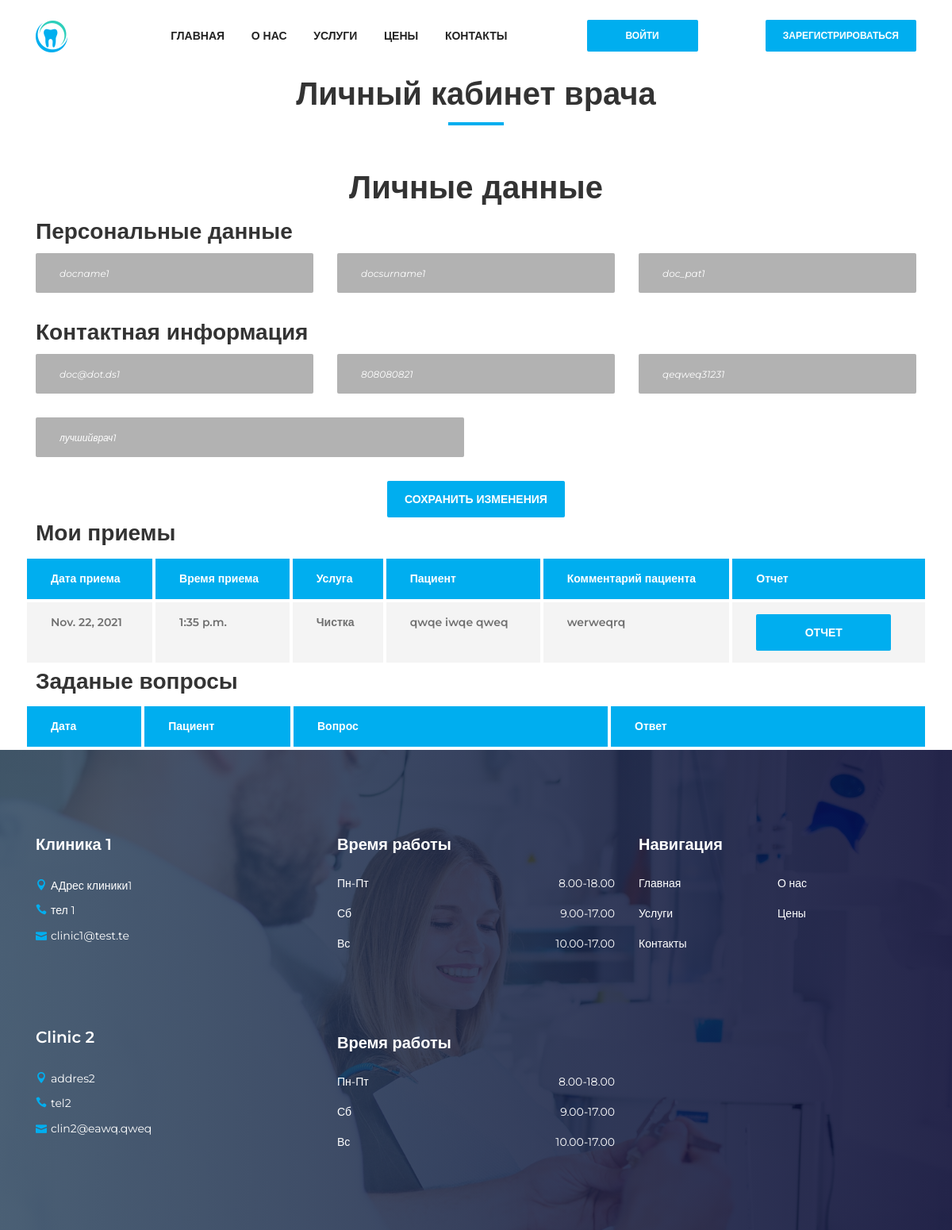
Page /cabinet/7 on the earlier database version.
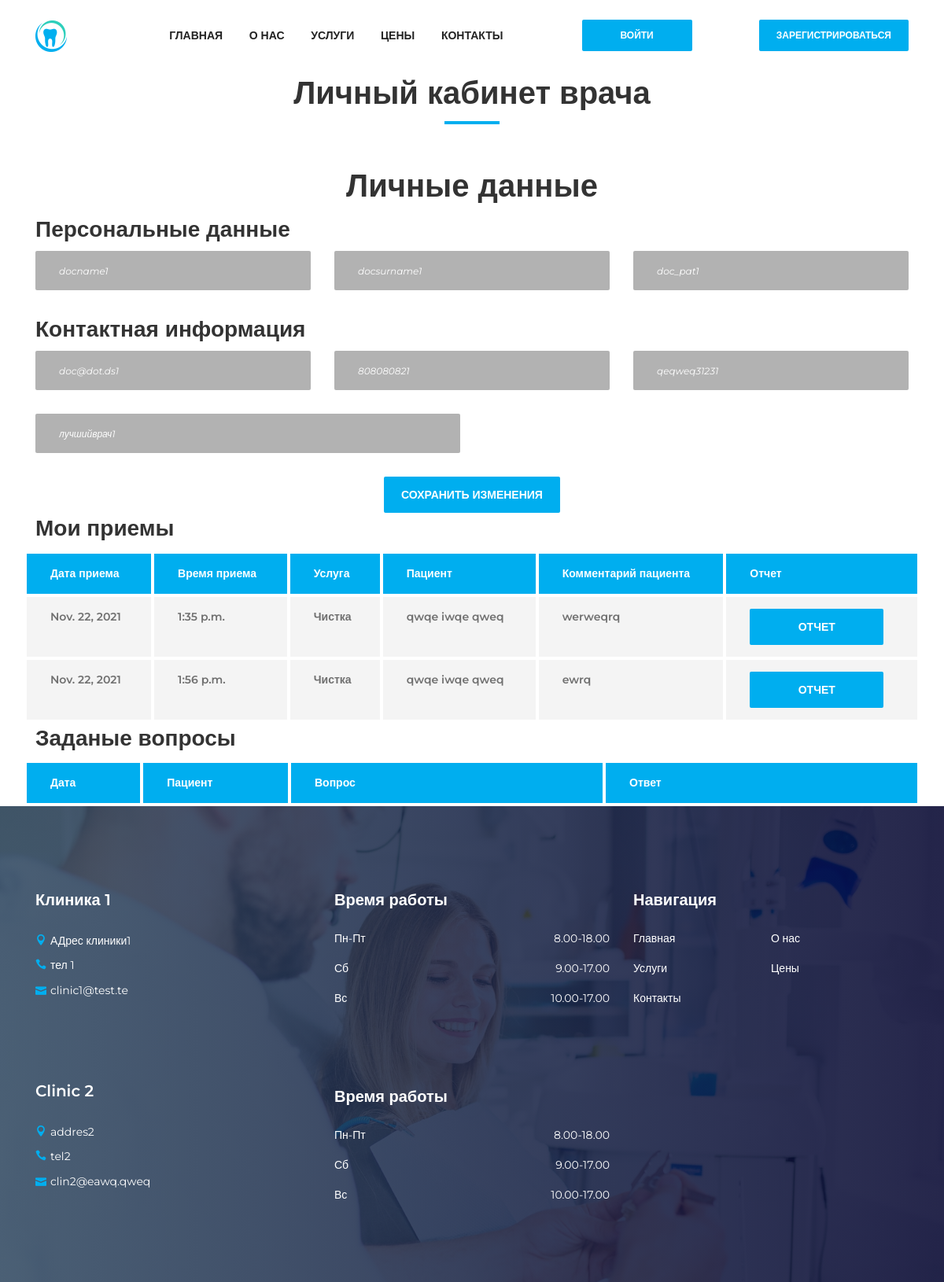
Same page on the later database version.
### website/models.py (models this page shows, shortened)
class DoctorCard(models.Model):
    user = models.OneToOneField(User,
                                on_delete=models.CASCADE)
    phone = models.CharField(max_length=32,
                             verbose_name='Номер телефона',
                             null=True,
                             blank=True)
    email = models.EmailField(verbose_name='Почта/email',
                              null=True,
                              blank=False)
    first_name = models.CharField(max_length=128,
                                  verbose_name='Имя')
    last_name = models.CharField(max_length=128,
                                 verbose_name='Фамилия')
    patronymic = models.CharField(max_length=128,
                                  verbose_name='Отчсество',
                                  null=True,
                                  blank=True)
    image = models.ImageField(upload_to='website/',
                              blank=True,
                              null=True,
                              verbose_name='Изображение')
    description = models.TextField(verbose_name='Описание')
    specialization = models.CharField(verbose_name='специалтзация',
                                      max_length=64)
    class Meta:
        verbose_name = 'Карточка врача'
        verbose_name_plural = 'Карточки врачей'

class Appointment(models.Model):
    register_date = models.DateTimeField(auto_now_add=True,
                                         editable=False,
                                         verbose_name='дата и время регистрации услуги')
    date = models.DateField(verbose_name="Дата приема")
    time = models.TimeField(verbose_name="Время приема")
    clinic = models.ForeignKey('AboutUs',
                               on_delete=models.CASCADE,
                               verbose_name='Клиника')
    service = models.ForeignKey(Service,
                                on_delete=models.CASCADE,
                                verbose_name="Услугп")
    client = models.ForeignKey(Client,
                               on_delete=models.CASCADE,
                               verbose_name='Клиент')
    doctor = models.ForeignKey(DoctorCard,
                               on_delete=models.CASCADE,
                               verbose_name='Врач')
    client_comment = models.TextField(null=True,
                                      blank=True,
                                      verbose_name='Комментарий клиента')
    report = models.TextField(null=True,
                              blank=True,
                              verbose_name='Отчет о посещении')
    class Meta:
        verbose_name = 'Визит к врачу'
        verbose_name_plural = 'Визиты к врачу'
    def appointment_report(self):
        return reverse('appoinment_report_page', kwargs={'a_id': self.id})

class Service(models.Model):
    class Meta:
        verbose_name = 'Услуга'
        verbose_name_plural = 'Услуги'
    def __str__(self):
        return self.title
    image = models.ImageField(upload_to='website/',
                              blank=True,
                              null=True,
                              verbose_name='Изображение')
    title = models.CharField(max_length=168, verbose_name='Название')
    content = models.TextField(verbose_name='Описание')
    price = models.DecimalField(decimal_places=2,
                                verbose_name='стоимость',
                                max_digits=16)

class Client(models.Model):
    user = models.OneToOneField(User,
                                on_delete=models.CASCADE)
    phone = models.CharField(max_length=32,
                             verbose_name='Номер телефона',
                             unique=True)
    email = models.EmailField(verbose_name='Почта/email',
                              unique=True)
    address = models.TextField(null=True,
                               blank=True,
                               verbose_name='Физический адресс клиента')
    first_name = models.CharField(max_length=128,
                                  verbose_name='Имя')
    last_name = models.CharField(max_length=128,
                                 verbose_name='Фамилия')
    patronymic = models.CharField(max_length=128,
                                  verbose_name='Отчсество',
                                  null=True,
                                  blank=True)
    special_message = models.TextField(null=True,
                                       blank=True,
                                       verbose_name='Специальное сообзение от администрации')
    def __str__(self):
        return f'{self.last_name} {self.first_name} {self.patronymic}'

class AboutUs(models.Model):
    image = models.ImageField(upload_to='website/',
                              blank=True,
                              null=True,
                              verbose_name='Изображение')
    title = models.CharField(max_length=128, verbose_name='Название')
    content = models.TextField(verbose_name='Описание')
    address = models.CharField(max_length=256,
                               verbose_name='адрес')
    phone = models.CharField(max_length=32,
                             verbose_name='Номер телефона')
    email = models.EmailField(verbose_name='Почта/email',
                              unique=False,
                              blank=False)
    map_iframe = models.TextField(help_text="ссылка на встраивание карт")
    class Meta:
        verbose_name = 'клиника'
        verbose_name_plural = 'клиники'

### website/views.py (the view, shortened to what this page needs)
# urls.py: path('cabinet/<int:user_id>', views.cabinet, name='cabinet_page'),
def cabinet(request, user_id):
    about_us = AboutUs.objects.all()
    if Client.objects.filter(user_id=user_id).exists():
        client = Client.objects.get(user_id=user_id)
        questions = DoctorQuestion.objects.filter(client=client).order_by('id').reverse()[:5]
        if request.method == 'POST':
            client.first_name = request.POST['name']
            client.last_name = request.POST['surname']
            client.patronymic = request.POST['patronymic']
            client.email = request.POST['email']
            client.phone = request.POST['tel']
            client.address = request.POST['address']
            client.save()
        user_appointment = Appointment.objects.filter(client=client)
        return render(request, 'cabinet.html', {'client': client,
                                                'user_appointment': user_appointment,
                                                'about_us': about_us,
                                                'questions': questions})
    elif DoctorCard.objects.filter(user_id=user_id).exists():
        doctor = DoctorCard.objects.get(user_id=user_id)
        quesions = DoctorQuestion.objects.filter(doctor=doctor).filter(is_answered=False)
        user_appointment = Appointment.objects.filter(doctor=doctor)
        return render(request, 'doctor_cabinet.html', {'doctor': doctor,
                                                       'user_appointment': user_appointment,
                                                       'about_us': about_us,
                                                       'questions': quesions})

### website/templates/doctor_cabinet.html (shortened to what this page needs)
{% extends 'base.html' %}
{% load static %}
{% block content %}
<section>
  <div class="container">
    <div class="row">
      <div class="col-12">
        <div class="section-heading text-center white">
          <h1>Личный кабинет врача</h1>
          <div class="line"></div>
        </div>
      </div>
    </div>
    <div class="row">
      <div class="col-12">
        <div class="text-center white">
          <h1>Личные данные</h1>
        </div>
      </div>
        <div class="col-12">
          <div class="appointment-form">
            <form action="" method="post">
              <div class="row">
                <div class="col-12">
                  <h3>Персональные данные</h3>
                </div>
                <div class="col-md-4">
                  <div class="form-group mb-30">
                    <input name="name" type="text" class="form-control" placeholder="Имя" value="{{doctor.first_name}}">
                  </div>
                </div>
                <div class="col-md-4">
                  <div class="form-group mb-30">
                    <input name="surname" type="text" class="form-control" placeholder="Фамилия" value="{{doctor.last_name}}">
                  </div>
                </div>
                <div class="col-md-4">
                  <div class="form-group mb-30">
                    <input name="patronymic" type="text" class="form-control" placeholder="Отчество" value="{{doctor.patronymic}}">
                  </div>
                </div>
                <div class="col-12">
                  <h3>Контактная информация</h3>
                </div>
                <div class="col-md-4">
                  <div class="form-group mb-30">
                    <input name="email" type="email" class="form-control" placeholder="почта" value="{{doctor.email}}">
                  </div>
                </div>
                <div class="col-md-4">
                  <div class="form-group mb-30">
                    <input name="tel" type="text" class="form-control" placeholder="номер телефона" value="{{doctor.phone}}">
                  </div>
                </div>
                <div class="col-md-4">
                  <div class="form-group mb-30">
                    <input name="specialization" type="text" class="form-control" placeholder="специализация" value="{{doctor.specialization}}">
                  </div>
                </div>
                <div class="col-md-6">
                  <div class="form-group mb-30">
                    <input name="description" type="text" class="form-control" placeholder="описание" value="{{doctor.description}}">
                  </div>
                </div>
                <div class="col-12 text-center">
                  <button type="submit" class="btn dento-btn">Сохранить изменения</button>
                </div>
              </div>
            </form>
          </div>
        </div>
      </div>
    <div class="row">
      <div class="col-12">
        <div class="appointment-form">
          <div class="row">
            <div class="col-12">
              <h3>Мои приемы</h3>
            </div>
            <div class="dento-price-table table-responsive">
              <table class="table table-borderless mb-0">
                <thead>
                  <tr>
                    <th scope="col">Дата приема</th>
                    <th scope="col">Время приема</th>
                    <th scope="col">Услуга</th>
                    <th scope="col">Пациент</th>
                    <th scope="col">Комментарий пациента</th>
                    <th scope="col">Отчет</th>
                  </tr>
                </thead>
                {% for a in user_appointment %}
                  <tbody>
                    <tr>
                      <th scope="row">{{a.date}}</th>
                      <th scope="row">{{a.time}}</th>
                      <th scope="row">{{a.service}}</th>
                      <th scope="row">{{a.client}}</th>
                      <th scope="row">{{a.client_comment}}</th>
                      <th scope="row"><a href="{{a.appointment_report}}" class="dento-btn">Отчет</a></th>
                    </tr>
                  </tbody>
                {% endfor %}
              </table>
            </div>
          </div>
        </div>
      </div>
    </div>
    <div class="row">
      <div class="col-12">
        <div class="appointment-form">
          <div class="row">
            <div class="col-12">
              <h3>Заданые вопросы</h3>
            </div>
            <div class="dento-price-table table-responsive">
              <table class="table table-borderless mb-0">
                <thead>
                  <th scope="col">Дата</th>
                  <th scope="col">Пациент</th>
                  <th scope="col" width="400px">Вопрос</th>
                  <th scope="col" width="400px">Ответ</th>
                </thead>
              </table>
            </div>
          </div>
        </div>
      </div>
    </div>
  </div>
</section>
{% endblock %}

### website/templates/base.html (shortened to what this page needs)
{% load static %}
<!DOCTYPE html>
<html lang="en">
<head>
  <link rel="stylesheet" href="{% static 'website/css/style.css' %}">
</head>
<body>
  <header class="header-area">
    <div class="main-header-area">
      <div class="classy-nav-container breakpoint-off">
        <div class="container">
          <nav class="classy-navbar justify-content-between" id="dentoNav">
            <a class="nav-brand" href="{% url 'home' %}"><img src="{% static 'website/img/core-img/favicon.ico' %}" alt=""></a>
            <div class="classy-menu">
              <div class="classynav">
                <ul id="nav">
                  <li><a href="{% url 'home' %}">Главная</a></li>
                  <li><a href="{% url 'about' %}">О нас</a></li>
                  <li><a href="{% url 'service' %}">Услуги</a></li>
                  <li><a href="{% url 'pricing' %}">Цены</a></li>
                  <li><a href="{% url 'contact' %}">Контакты</a></li>
                </ul>
              </div>
            </div>
            {% if user.is_authenticated %}
              <a href="{% url 'booknow' %}" class="btn dento-btn booking-btn">Записаться на прием</a>
              <a href="{% url 'cabinet_page' user.id %}" class="btn dento-btn booking-btn">Личный кабинет</a>
              <a href="{% url 'logout' %}" class="btn dento-btn booking-btn">Выйти</a>
            {% else %}
              <a href="{% url 'login_page' %}" class="btn dento-btn booking-btn">Войти</a>
              <a href="{% url 'registration_page' %}" class="btn dento-btn booking-btn">Зарегистрироваться</a>
            {% endif %}
          </nav>
        </div>
      </div>
    </div>
  </header>
{% block content %}
{% endblock %}
  <footer class="footer-area bg-img bg-gradient-overlay" style="background-image: url({% static 'website/img/bg-img/3.jpg' %});">
    <div class="container">
      <div class="row">
        <div class="col-12 col-sm-6 col-lg-4">
          {% for clinic in about_us %}
            <div class="single-footer-widget">
            <h5 class="widget-title">{{ clinic.title }}</h5>
              <div class="footer-contact">
                <p><i class="icon_pin"></i>{{ clinic.address}}</p>
                <p><i class="icon_phone"></i>{{ clinic.phone }}</p>
                <p><i class="icon_mail"></i>{{ clinic.email }}</p>
              </div>
            </div>
          {% endfor %}
        </div>
        <div class="col-12 col-sm-6 col-lg">
          <div class="single-footer-widget">
            <h5 class="widget-title">Время работы</h5>
            <ul class="opening-hours">
              <li><span>Пн-Пт</span> <span>8.00-18.00</span></li>
              <li><span>Сб</span> <span>9.00-17.00</span></li>
              <li><span>Вс</span> <span>10.00-17.00</span></li>
            </ul>
          </div>
          <div class="single-footer-widget">
            <h5 class="widget-title">Время работы</h5>
            <ul class="opening-hours">
              <li><span>Пн-Пт</span> <span>8.00-18.00</span></li>
              <li><span>Сб</span> <span>9.00-17.00</span></li>
              <li><span>Вс</span> <span>10.00-17.00</span></li>
            </ul>
          </div>
        </div>
        <div class="col-12 col-sm-6 col-lg">
          <div class="single-footer-widget">
            <h5 class="widget-title">Навигация</h5>
            <nav>
              <ul class="quick-links">
                <li><a href="{% url 'home' %}">Главная</a></li>
                <li><a href="{% url 'about' %}">О нас</a></li>
                <li><a href="{% url 'service' %}">Услуги</a></li>
                <li><a href="{% url 'pricing' %}">Цены</a></li>
                <li><a href="{% url 'contact' %}">Контакты</a></li>
              </ul>
            </nav>
          </div>
        </div>
      </div>
    </div>
  </footer>
</body>
</html>

Differences in the rows shown:
added Appointment: date "Nov. 22, 2021", time "1:56 p.m.", service "Чистка", client "qwqe iwqe qweq", client_comment "ewrq"
